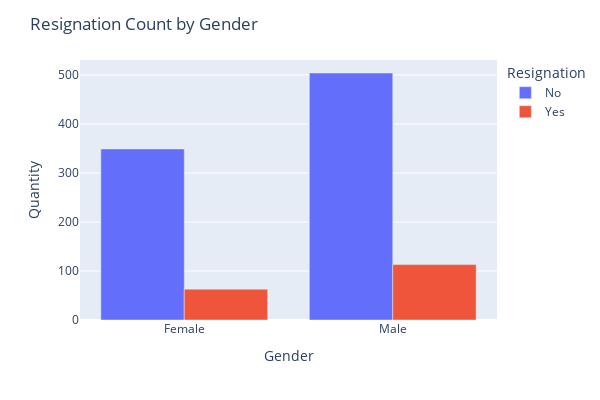

The notebook cell saved with this chart:
### Markdown cell above
#### Do women quit more than men?

Although there are more men than women, both resignation are similar.

### Code cell
df_temp = (
    df_eda
    .groupby(["Gender", "Resignation"])
    .size()
    .reset_index(name='Count')
)

fig = px.bar(df_temp, x="Gender", y="Count", color="Resignation", barmode="group", labels={"Count": "Quantity"})

fig.update_layout(
    xaxis=dict(title="Gender"),
    yaxis=dict(title="Quantity"),
    title="Resignation Count by Gender",
    height=400,
    width=600
)

fig.show()

### Figure 1 — Plotly figure (JSON) as saved in the notebook; plotly's stock layout.template omitted (floating-point values rounded to 4 significant figures)
{"data": [{"alignmentgroup": "True", "hovertemplate": "Resignation=No<br>Gender=%{x}<br>Quantity=%{y}<extra></extra>", "legendgroup": "No", "marker": {"color": "#636efa", "pattern": {"shape": ""}}, "name": "No", "offsetgroup": "No", "orientation": "v", "showlegend": true, "textposition": "auto", "type": "bar", "x": ["Female", "Male"], "xaxis": "x", "y": [349, 504], "yaxis": "y"}, {"alignmentgroup": "True", "hovertemplate": "Resignation=Yes<br>Gender=%{x}<br>Quantity=%{y}<extra></extra>", "legendgroup": "Yes", "marker": {"color": "#EF553B", "pattern": {"shape": ""}}, "name": "Yes", "offsetgroup": "Yes", "orientation": "v", "showlegend": true, "textposition": "auto", "type": "bar", "x": ["Female", "Male"], "xaxis": "x", "y": [63, 113], "yaxis": "y"}], "layout": {"barmode": "group", "height": 400, "legend": {"title": {"text": "Resignation"}, "tracegroupgap": 0}, "margin": {"t": 60}, "title": {"text": "Resignation Count by Gender"}, "width": 600, "xaxis": {"anchor": "y", "domain": [0, 1], "title": {"text": "Gender"}}, "yaxis": {"anchor": "x", "domain": [0, 1], "title": {"text": "Quantity"}}}}
